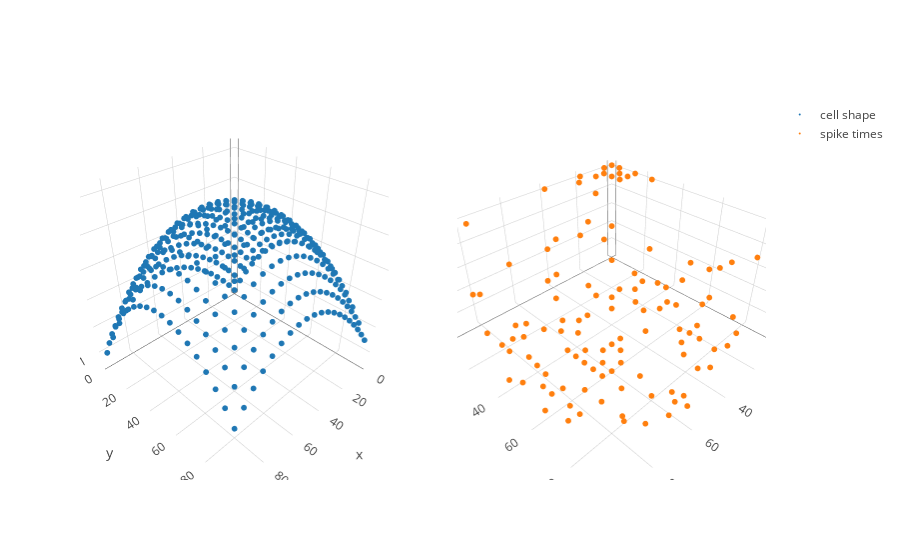

The notebook cell saved with this chart:
### Markdown cell above
**Short description of problem**: We want to infer the conditional probability of a neuron firing given stimulation at particular spatial locations. We let $s_i$ denote the "gain" of stimulation at a given location $x_i$. On the right, we assume that we stimulate the neuron at a set of spatial locations $\{x_i\}_{i=1}^N$, and we receive the timing of the first spikes $\{y_i\}_{i=1}^N$. This $y_i$ is some stochastic function of $s_i$. For intuition, note that where the gain of stimulation is higher, the neurons tend to fire sooner.

The inference problem is as follows: given the timings of spikes at a sub-grid of stimulation locations, we want to infer the overall cell shape and quantify our uncertainty.  For inference, we put a GP prior on $\log s$.

$$\log s \sim \mathcal{GP}(\mu(\cdot), K(\cdot, \cdot))$$
$$y_i \sim \text{LIF}(s(x_i))$$

where LIF denotes a leaky integrate and fire likelihood, where the only free parameter is $s$.

### Code cell
X = sim.sim_X_equispaced(D = 2, N_dim = 20, lower=0, upper=100)
f = sim.sim_f(X, rbf, inv_softmax(np.array([60., 1.])), mu = 6.) - 1e-3*np.sum(np.square(X-50), 1)
ls = np.ones(len(f))
lif_gen = LIFSim(l=ls)
spikes = lif_gen.sim(f)

X_part, y_part = sim.rand_partial_grid(X, spikes, 0.3)
X_full, y_full, obs_idx, imag_idx = sim.fill_grid(X_part, y_part)
color = np.zeros(X_full.shape[0])
color[obs_idx] = 1.0

trace_func = go.Scatter3d(x = X[:,0], y = X[:,1], z=f, mode = 'markers', marker=dict(size = 2), name = "cell shape")
trace_draws = go.Scatter3d(x = X_part[:,0], y = X_part[:,1], z=y_part, mode = 'markers', marker=dict(size = 2), name = "spike times")
fig = tools.make_subplots(rows=1, cols=2, specs=[[{'is_3d': True}, {'is_3d': True}]])
fig.append_trace(trace_func, 1, 1)
fig.append_trace(trace_draws, 1, 2)
iplot(fig)

### Figure 1 — Plotly figure (JSON) as saved in the notebook; plotly's stock layout.template omitted (floating-point values rounded to 4 significant figures; data arrays with more than 128 entries replaced by an {"elided": "..."} marker saying what was removed)
{"data": [{"marker": {"size": 2}, "mode": "markers", "name": "cell shape", "scene": "scene1", "type": "scatter3d", "x": {"elided": "400 int values"}, "y": {"elided": "400 int values"}, "z": {"elided": "400 float values"}}, {"marker": {"size": 2}, "mode": "markers", "name": "spike times", "scene": "scene2", "type": "scatter3d", "x": [0, 0, 0, 0, 0, 0, 0, 0, 5, 5, 5, 5, 5, 5, 10, 10, 10, 10, 10, 10, 10, 15, 15, 15, 15, 15, 15, 15, 20, 20, 20, 20, 20, 20, 20, 20, 20, 25, 25, 25, 25, 25, 25, 25, 25, 25, 30, 30, 30, 30, 30, 35, 35, 35, 35, 35, 40, 40, 40, 40, 45, 45, 45, 45, 50, 50, 50, 50, 50, 55, 55, 55, 55, 55, 55, 55, 60, 60, 60, 60, 60, 60, 65, 65, 65, 65, 65, 65, 65, 65, 70, 70, 75, 75, 75, 75, 75, 80, 80, 80, 80, 80, 80, 85, 85, 85, 85, 85, 85, 85, 85, 90, 90, 90, 90, 95, 95, 95, 95, 95], "y": [0, 5, 15, 25, 50, 60, 65, 70, 0, 10, 15, 30, 50, 65, 5, 10, 15, 40, 45, 65, 85, 5, 15, 30, 35, 50, 55, 95, 0, 10, 15, 20, 35, 50, 70, 85, 95, 5, 10, 30, 40, 45, 65, 70, 75, 90, 10, 30, 70, 85, 90, 20, 25, 35, 55, 75, 0, 5, 85, 90, 5, 10, 30, 50, 10, 15, 30, 50, 55, 25, 35, 50, 60, 70, 85, 90, 30, 45, 55, 80, 90, 95, 5, 25, 40, 45, 50, 55, 60, 70, 20, 95, 20, 25, 70, 80, 90, 5, 25, 35, 40, 45, 55, 15, 25, 30, 50, 55, 65, 70, 90, 20, 25, 45, 70, 20, 45, 65, 85, 95], "z": [51, 51, 51, 51, 19, 20, 23, 28, 51, 51, 51, 20, 12, 10, 51, 51, 51, 8, 8, 9, 41, 51, 30, 11, 9, 5, 6, 51, 51, 46, 25, 16, 7, 4, 6, 19, 51, 51, 34, 7, 5, 3, 4, 5, 5, 17, 29, 5, 3, 9, 14, 9, 6, 4, 3, 3, 51, 29, 6, 10, 26, 15, 3, 2, 14, 7, 3, 2, 2, 3, 2, 2, 2, 2, 5, 7, 3, 2, 2, 3, 8, 10, 27, 4, 2, 2, 2, 2, 2, 3, 7, 14, 9, 6, 4, 5, 10, 51, 8, 5, 4, 3, 3, 27, 8, 8, 4, 4, 6, 6, 20, 32, 17, 6, 7, 51, 11, 12, 37, 51]}], "layout": {"scene1": {"domain": {"x": [0, 0.45], "y": [0, 1]}}, "scene2": {"domain": {"x": [0.55, 1], "y": [0, 1]}}}}
